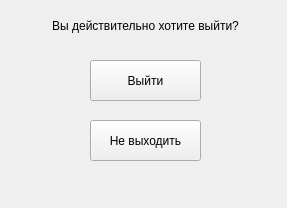
<?xml version="1.0" encoding="UTF-8"?>
<ui version="4.0">
 <class>Form</class>
 <widget class="QWidget" name="Form">
  <property name="geometry">
   <rect>
    <x>0</x>
    <y>0</y>
    <width>287</width>
    <height>208</height>
   </rect>
  </property>
  <property name="windowTitle">
   <string>Form</string>
  </property>
  <widget class="QPushButton" name="pushButton">
   <property name="geometry">
    <rect>
     <x>90</x>
     <y>60</y>
     <width>111</width>
     <height>41</height>
    </rect>
   </property>
   <property name="text">
    <string>Выйти</string>
   </property>
  </widget>
  <widget class="QPushButton" name="pushButton_2">
   <property name="geometry">
    <rect>
     <x>90</x>
     <y>120</y>
     <width>111</width>
     <height>41</height>
    </rect>
   </property>
   <property name="text">
    <string>Не выходить</string>
   </property>
  </widget>
  <widget class="QLabel" name="label">
   <property name="geometry">
    <rect>
     <x>10</x>
     <y>10</y>
     <width>271</width>
     <height>31</height>
    </rect>
   </property>
   <property name="text">
    <string>Вы действительно хотите выйти?</string>
   </property>
   <property name="alignment">
    <set>Qt::AlignCenter</set>
   </property>
  </widget>
 </widget>
 <resources/>
 <connections/>
</ui>
